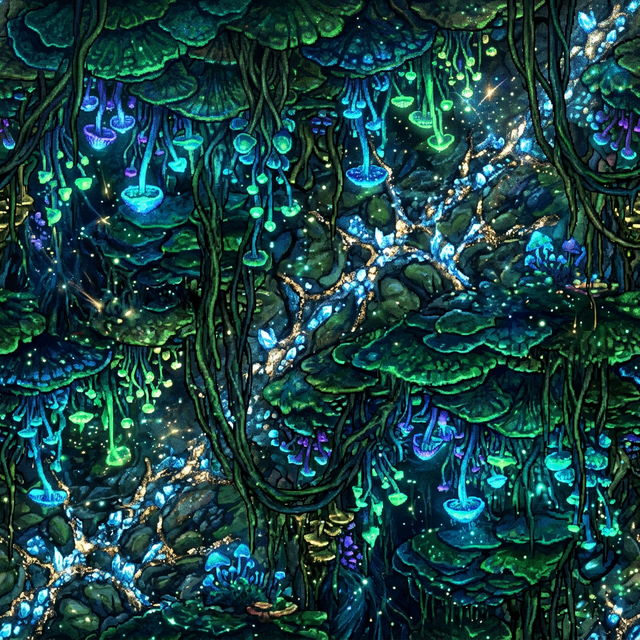
#> input picture boomer-shooter/Assets/Environment/Fungal/fungal_ceiling_v1.png, 640 x 640 px, given in place of new_fungal_crystal_sprite_1772940409318.png, which was not available
$ python process_new_sprites.py
#> lines starting #> are read from the running program, lines starting #| are printed output that depends on the picture; pictures that were not available may be replaced by others from this repository, and a replacement may not be noted

import os
from PIL import Image, ImageOps

def process_sprite(input_path, output_path, emissive_path=None):
    img = Image.open(input_path).convert("RGBA")
    datas = img.getdata()

    new_data = []
    for item in datas:
        # If the pixel is very dark (black background), make it transparent
        # Using a small threshold to handle slight compression artifacts
        brightness = (item[0] + item[1] + item[2]) / 3
        if brightness < 15: # Threshold for black background
            new_data.append((0, 0, 0, 0))
        else:
            new_data.append(item)
#> this loop made 409600 passes
#> (item, brightness) on passes 1 to 3: ((57, 141, 168, 255), 122), ((70, 146, 173, 255), 129.7), ((48, 100, 119, 255), 89)
#> after the loop, new_data = 409600 items

    img.putdata(new_data)
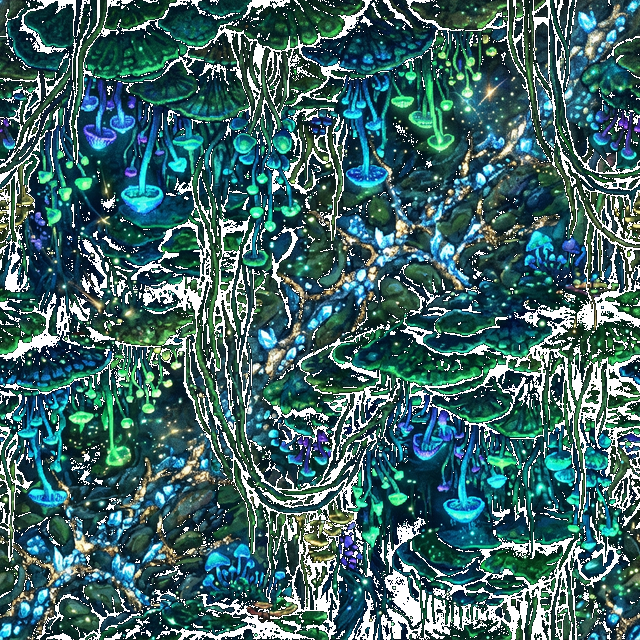
#> img: PIL image 640x640 RGBA; mean R, G, B, A 25.3, 65.3, 65.6, 217.2; transparent parts drawn white

    # Crop to content
    bbox = img.getbbox()
#> bbox = (0, 0, 640, 640)
    if bbox:
        img = img.crop(bbox)

    # Resize to a consistent size?
    # The originals were 128x128. Let's go with 512x512 for high quality "boomer shooter" look.
    # Actually, keep the aspect ratio but limit max dimension to 512.
    max_size = 512
    w, h = img.size
#> w = 640; h = 640
    if w > h:
        new_w = max_size
        new_h = int(h * (max_size / w))
    else:
        new_h = max_size
        new_w = int(w * (max_size / h))
#> new_w = 512

    img = img.resize((new_w, new_h), Image.Resampling.LANCZOS)
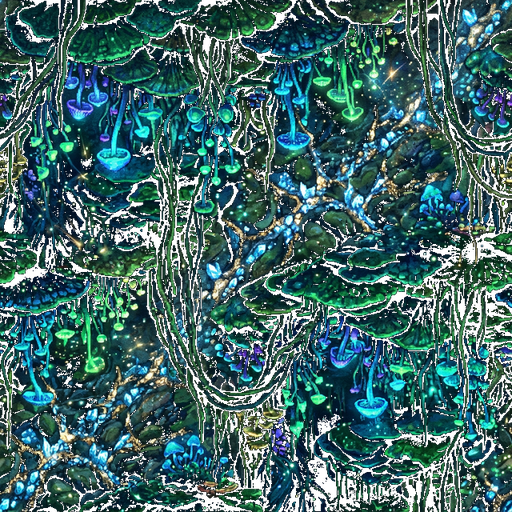
#> img: PIL image 512x512 RGBA; mean R, G, B, A 26.6, 68.6, 69.1, 215.7; transparent parts drawn white
    img.save(output_path)
    print(f"Saved processed sprite to {output_path}")

    if emissive_path:
        # Create emissive mask: essentially the sprite but with black background instead of transparent
        # and potentially boosted brightness on glowing areas.
        emissive = Image.new("RGB", (new_w, new_h), (0, 0, 0))
        # Paste the sprite on top of black
        emissive.paste(img, (0, 0), img)
        # Maybe boost contrast/brightness for emission?
        # Actually, for sprites that are already glowing, the image itself works well.
        emissive.save(emissive_path)
        print(f"Saved emissive mask to {emissive_path}")

if __name__ == "__main__":
    crystal_in = r"C:\Users\18136\.gemini\antigravity\brain\318d928d-e730-4b3b-9229-eab440e4e948\new_fungal_crystal_sprite_1772940409318.png"
    mushroom_in = r"C:\Users\18136\.gemini\antigravity\brain\318d928d-e730-4b3b-9229-eab440e4e948\new_fungal_mushroom_sprite_1772940420218.png"

    base_dir = r"j:\BoomerShooter\boomer-shooter\Assets\Environment\Fungal"

    crystal_out = os.path.join(base_dir, "prop_fungal_crystal.png")
    mushroom_out = os.path.join(base_dir, "prop_fungal_mushroom.png")

    # Back up originals
    old_crystal = os.path.join(base_dir, "prop_fungal_crystal_old.png")
    old_mushroom = os.path.join(base_dir, "prop_fungal_mushroom_old.png")

    if os.path.exists(crystal_out) and not os.path.exists(old_crystal):
        os.rename(crystal_out, old_crystal)
    if os.path.exists(mushroom_out) and not os.path.exists(old_mushroom):
        os.rename(mushroom_out, old_mushroom)

    process_sprite(crystal_in, crystal_out)
    process_sprite(mushroom_in, mushroom_out)
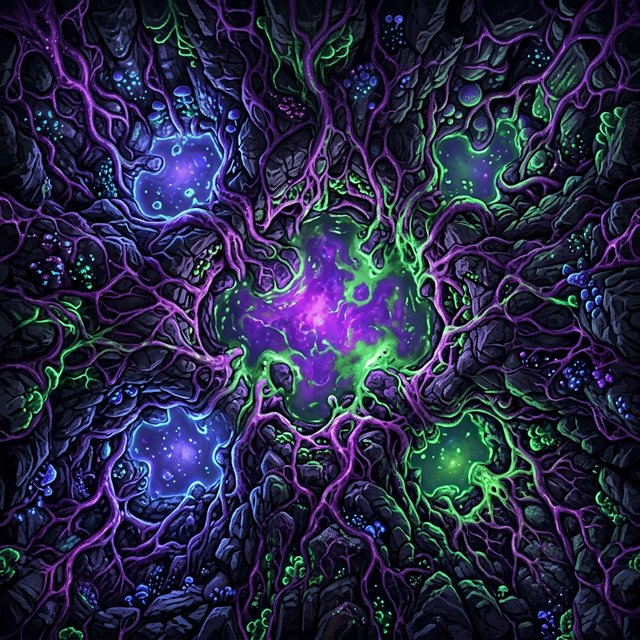
#> input picture boomer-shooter/Assets/Environment/Fungal/fungal_ceiling_v2.png, 640 x 640 px, given in place of new_fungal_mushroom_sprite_1772940420218.png, which was not available
#> the loop in process_sprite (call 2), `for item in datas:` made 409600 passes
#> (item, brightness) on passes 1 to 3: ((5, 2, 16, 255), 7.67), ((5, 3, 16, 255), 8), ((5, 2, 13, 255), 6.67)
#> in process_sprite (call 2), `img.putdata(new_data)`:
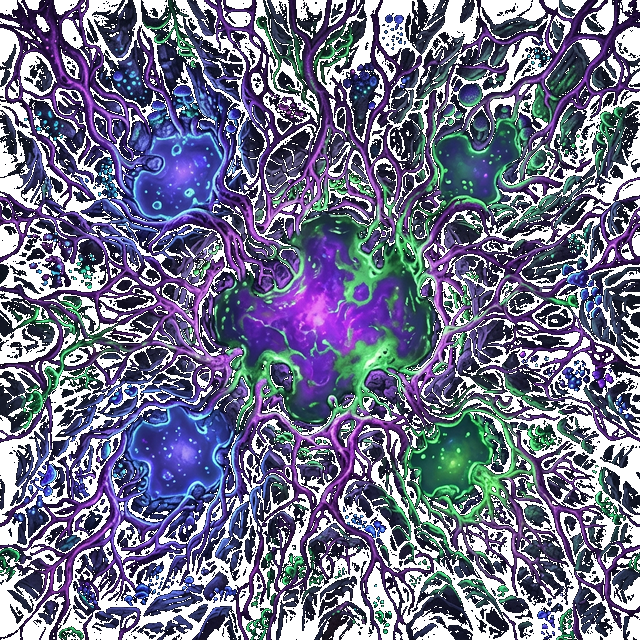
#> img: PIL image 640x640 RGBA; mean R, G, B, A 38.7, 40.1, 65.7, 182.8; transparent parts drawn white
#> in process_sprite (call 2), `img = img.resize((new_w, new_h), Image.Resampling.LANCZOS)`:
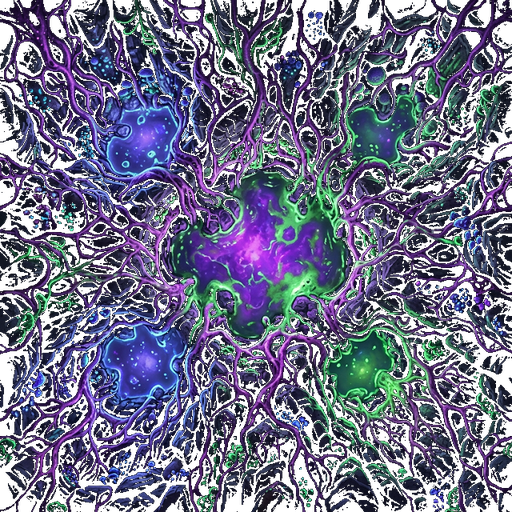
#> img: PIL image 512x512 RGBA; mean R, G, B, A 42.2, 43.7, 72.7, 181.5; transparent parts drawn white
